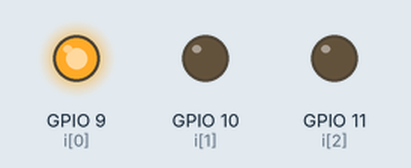
This program was run on a simulated Raspberry Pi (BCM pin numbers). Shown: output pins drawn as LEDs (lit = HIGH).

Above: at 0.1 s.
At 1.1 s:
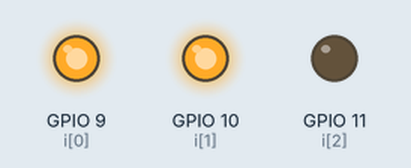
At 2.1 s:
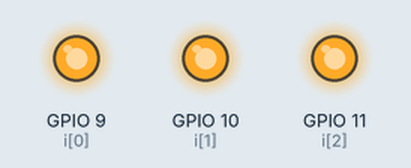
Timing chart, 0 to 3.6 s (numbered marks = the images above):
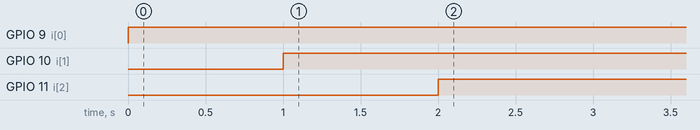

Measured:
- by itself, GPIO 9 (i[0]): LOW → HIGH at 0.00 s
- by itself, GPIO 10 (i[1]): LOW → HIGH at 1.0 s
- by itself, GPIO 11 (i[2]): LOW → HIGH at 2.0 s

The program:

led2.py
```python
import RPi.GPIO as GPIO
from time import sleep
GPIO.setmode(GPIO.BCM)
GPIO.setup(9, GPIO.OUT)
GPIO.setup(10, GPIO.OUT)
GPIO.setup(11, GPIO.OUT)
try:
    while True:
        for i in range(9, 12):
            GPIO.output(i, GPIO.HIGH)
            sleep(1)
finally:
    print("Cleaning Up!")
    GPIO.cleanup()
```
